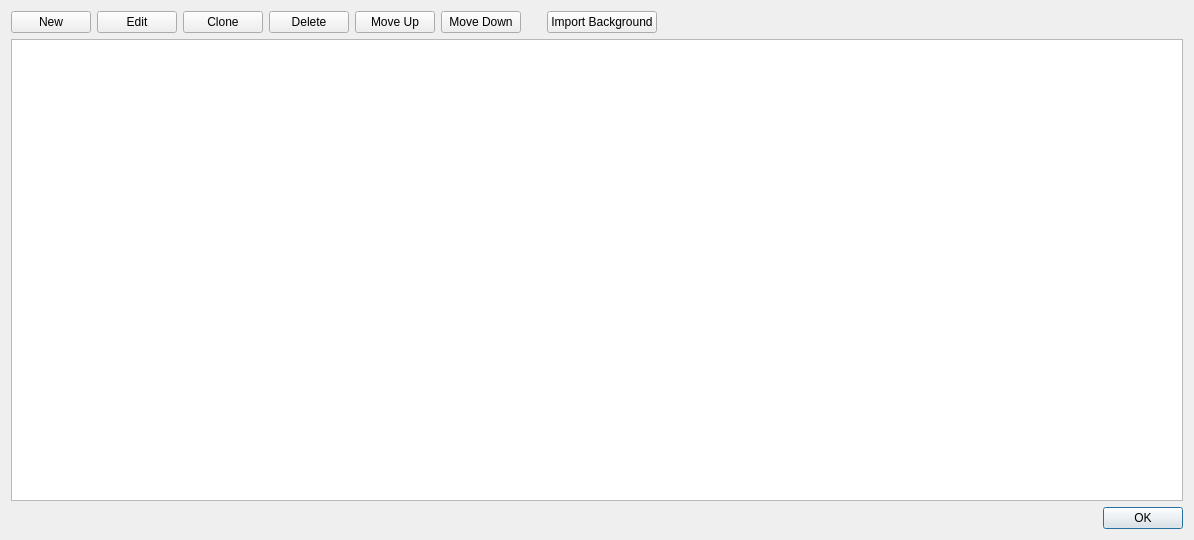
<?xml version="1.0" encoding="UTF-8"?>
<ui version="4.0">
 <class>MannContextEditorDialog</class>
 <widget class="QDialog" name="MannContextEditorDialog">
  <property name="geometry">
   <rect>
    <x>0</x>
    <y>0</y>
    <width>1194</width>
    <height>540</height>
   </rect>
  </property>
  <property name="windowTitle">
   <string>Context Editor</string>
  </property>
  <layout class="QVBoxLayout" name="verticalLayout">
   <item>
    <layout class="QHBoxLayout" name="horizontalLayout">
     <item>
      <widget class="QPushButton" name="MANN_NEW_CONTEXT">
       <property name="text">
        <string>New</string>
       </property>
      </widget>
     </item>
     <item>
      <widget class="QPushButton" name="MANN_EDIT_CONTEXT">
       <property name="text">
        <string>Edit</string>
       </property>
      </widget>
     </item>
     <item>
      <widget class="QPushButton" name="MANN_CLONE_CONTEXT">
       <property name="text">
        <string>Clone</string>
       </property>
      </widget>
     </item>
     <item>
      <widget class="QPushButton" name="MANN_DELETE_CONTEXT">
       <property name="text">
        <string>Delete</string>
       </property>
      </widget>
     </item>
     <item>
      <widget class="QPushButton" name="MANN_MOVE_UP">
       <property name="text">
        <string>Move Up</string>
       </property>
      </widget>
     </item>
     <item>
      <widget class="QPushButton" name="MANN_MOVE_DOWN">
       <property name="text">
        <string>Move Down</string>
       </property>
      </widget>
     </item>
     <item>
      <spacer name="horizontalSpacer_2">
       <property name="orientation">
        <enum>Qt::Horizontal</enum>
       </property>
       <property name="sizeType">
        <enum>QSizePolicy::Preferred</enum>
       </property>
       <property name="sizeHint" stdset="0">
        <size>
         <width>20</width>
         <height>20</height>
        </size>
       </property>
      </spacer>
     </item>
     <item>
      <widget class="QPushButton" name="MANN_IMPORT_BACKGROUND">
       <property name="text">
        <string>Import Background</string>
       </property>
      </widget>
     </item>
     <item>
      <spacer name="horizontalSpacer">
       <property name="orientation">
        <enum>Qt::Horizontal</enum>
       </property>
       <property name="sizeHint" stdset="0">
        <size>
         <width>40</width>
         <height>20</height>
        </size>
       </property>
      </spacer>
     </item>
    </layout>
   </item>
   <item>
    <widget class="ColumnGroupTreeView" name="m_wndReport"/>
   </item>
   <item>
    <layout class="QHBoxLayout" name="horizontalLayout_2">
     <item>
      <widget class="QDialogButtonBox" name="buttonBox">
       <property name="standardButtons">
        <set>QDialogButtonBox::Ok</set>
       </property>
      </widget>
     </item>
    </layout>
   </item>
  </layout>
 </widget>
 <customwidgets>
  <customwidget>
   <class>ColumnGroupTreeView</class>
   <extends>QTreeView</extends>
   <header>Util/ColumnGroupTreeView.h</header>
  </customwidget>
 </customwidgets>
 <resources/>
 <connections/>
</ui>
